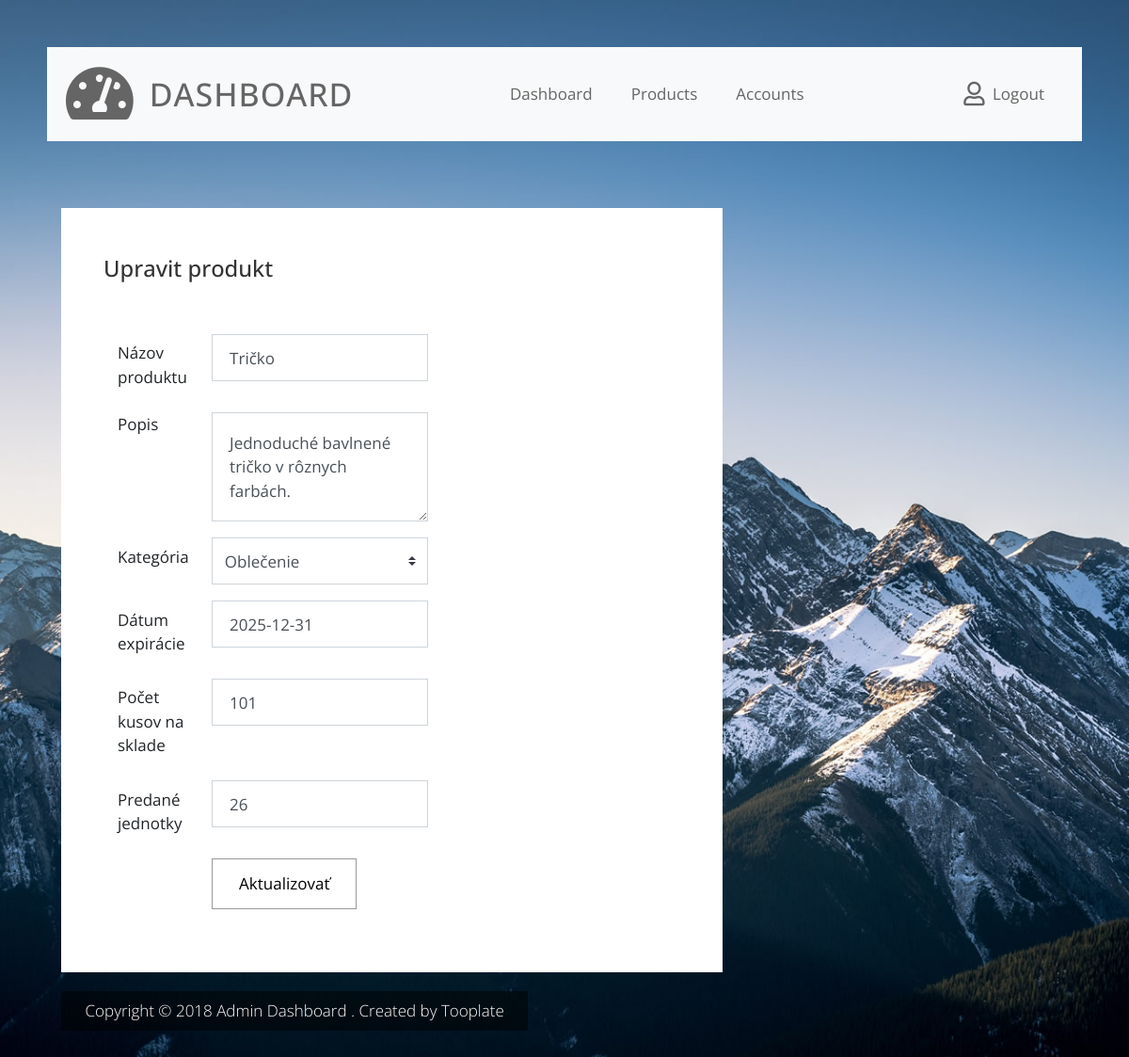
Page /projekt/edit-product.php?id=22 on the committed database.
### tables this page shows
CREATE TABLE `menu` (
  `id` int(11) NOT NULL,
  `name` varchar(255) NOT NULL,
  `url` varchar(255) NOT NULL
);

CREATE TABLE `products` (
  `id` int(11) NOT NULL,
  `product_name` varchar(255) NOT NULL,
  `category` varchar(255) NOT NULL,
  `description` text NOT NULL,
  `in_stock` int(11) NOT NULL,
  `units_sold` int(11) DEFAULT 0,
  `expire_date` date NOT NULL
);

### projekt/classes/Menu.php (called while the page is built, shortened)
<?php
include_once 'Db_connection.php';
class Menu
{
    private $menuData;
    private $dbConnection;
    public function __construct()
    {
        $this->dbConnection = new Db_connection();
        $this->loadData();
    }
    public function loadData()
    {
        $conn = $this->dbConnection->connect();
        if ($conn) {
            $sql = "SELECT name, url FROM menu";
            $result = $conn->query($sql);
            if ($result && $result->num_rows > 0) {
                $this->menuData = [];
                while ($row = $result->fetch_assoc()) {
                    $this->menuData[] = [
                        'name' => $row['name'],
                        'url' => $row['url']
                    ];
                }
            } else {
                $this->loadDataFromFile();
            }
        } else {
            $this->loadDataFromFile();
        }
    }
    public function getMenuData()
    {
        return $this->menuData;
    }
}
?>

### projekt/classes/Db_connection.php (called while the page is built, shortened)
<?php
class Db_connection {
    private $servername = "localhost";
    private $username = "root";
    private $password = "";
    private $dbname = "dashboard";
    public function connect() {
        $this->conn = new mysqli($this->servername, $this->username, $this->password, $this->dbname);
        return $this->conn;
    }
}
?>

### projekt/classes/Product.php (called while the page is built, shortened)
<?php
require_once 'Db_connection.php';
class Product {
    private $conn;
    public function __construct($dbConnection) {
        $this->conn = $dbConnection;
    }
    public function readOne($id) {
        $stmt = $this->conn->prepare("SELECT id, product_name, category, description, units_sold, in_stock, expire_date FROM products WHERE id = ?");
        $stmt->bind_param("i", $id);
        $stmt->execute();
        return $stmt->get_result()->fetch_assoc();
    }
}
?>

### projekt/edit-product.php (the view, shortened to what this page needs)
<?php
require_once 'classes/Db_connection.php';
require_once 'classes/Product.php';
if (isset($_GET['id'])) {
    $productId = $_GET['id'];
    $db = new Db_connection();
    $conn = $db->connect();
    $product = new Product($conn);
    $productData = $product->readOne($productId);
} else {
    echo "ID produktu chýba.";
    exit;
}
?>
<!DOCTYPE html>
<html lang="en">
<?php
include_once 'parts/head.php';
include_once 'parts/nav.php';
?>
<body class="bg02">
<div class="container">
    <div class="row">
        <div class="col-12">
        </div>
    </div>
    <div class="row tm-mt-big">
        <div class="col-xl-8 col-lg-10 col-md-12 col-sm-12">
            <div class="bg-white tm-block">
                <div class="row">
                    <div class="col-12">
                        <h2 class="tm-block-title d-inline-block">Upravit produkt</h2>
                    </div>
                </div>
                <div class="row mt-4 tm-edit-product-row">
                    <div class="col-xl-7 col-lg-7 col-md-12">
                        <form action="edit-product.php?id=<?php echo $productId; ?>" method="POST" class="tm-edit-product-form">
                            <div class="input-group mb-3">
                                <label for="name" class="col-xl-4 col-lg-4 col-md-4 col-sm-5 col-form-label">Názov produktu</label>
                                <input id="name" name="product_name" type="text" class="form-control validate col-xl-9 col-lg-8 col-md-8 col-sm-7" value="<?php echo htmlspecialchars($productData['product_name']); ?>" required>
                            </div>
                            <div class="input-group mb-3">
                                <label for="description" class="col-xl-4 col-lg-4 col-md-4 col-sm-5 mb-2">Popis</label>
                                <textarea class="form-control validate col-xl-9 col-lg-8 col-md-8 col-sm-7" name="description" rows="3" required><?php echo htmlspecialchars($productData['description']); ?></textarea>
                            </div>
                            <div class="input-group mb-3">
                                <label for="category" class="col-xl-4 col-lg-4 col-md-4 col-sm-5 col-form-label">Kategória</label>
                                <select class="custom-select col-xl-9 col-lg-8 col-md-8 col-sm-7" name="category" required>
                                    <option value="Oblečenie" <?php echo $productData['category'] == 'Oblečenie' ? 'selected' : ''; ?>>Oblečenie</option>
                                </select>
                            </div>
                            <div class="input-group mb-3">
                                <label for="expire_date" class="col-xl-4 col-lg-4 col-md-4 col-sm-5 col-form-label">Dátum expirácie</label>
                                <input id="expire_date" name="expire_date" type="text" class="form-control validate col-xl-9 col-lg-8 col-md-8 col-sm-7" value="<?php echo htmlspecialchars($productData['expire_date']); ?>" required>
                            </div>
                            <div class="input-group mb-3">
                                <label for="stock" class="col-xl-4 col-lg-4 col-md-4 col-sm-5 col-form-label">Počet kusov na sklade</label>
                                <input id="stock" name="in_stock" type="number" class="form-control validate col-xl-9 col-lg-8 col-md-7 col-sm-7" value="<?php echo htmlspecialchars($productData['in_stock']); ?>" required>
                            </div>
                            <div class="input-group mb-3">
                                <label for="units_sold" class="col-xl-4 col-lg-4 col-md-4 col-sm-5 col-form-label">Predané jednotky</label>
                                <input id="units_sold" name="units_sold" type="number" class="form-control validate col-xl-9 col-lg-8 col-md-7 col-sm-7" value="<?php echo htmlspecialchars($productData['units_sold']); ?>" required>
                            </div>
                            <div class="input-group mb-3">
                                <div class="ml-auto col-xl-8 col-lg-8 col-md-8 col-sm-7 pl-0">
                                    <button type="submit" class="btn btn-primary">Aktualizovať</button>
                                </div>
                            </div>
                        </form>
                    </div>
                </div>
            </div>
        </div>
    </div>
    <?php
    include_once 'parts/footer.php';
    ?>
</div>
</body>
</html>

### projekt/parts/nav.php (shortened to what this page needs)
<?php
include_once "classes/Menu.php";
$menu = new Menu();
$menuData = $menu->getMenuData();
?>
<nav class="navbar navbar-expand-xl navbar-light bg-light">
    <a class="navbar-brand" href="index.php">
        <i class="fas fa-3x fa-tachometer-alt tm-site-icon"></i>
        <h1 class="tm-site-title mb-0">Dashboard</h1>
    </a>
    <div class="collapse navbar-collapse" id="navbarSupportedContent">
        <ul class="navbar-nav mx-auto">
            <?php
            foreach ($menuData as $item) {
                echo '<li class="nav-item"><a class="nav-link" href="' . $item['url'] . '">' . $item['name'] . '</a></li>';
            }
            ?>
        </ul>
        <ul class="navbar-nav">
            <li class="nav-item">
                <a class="nav-link d-flex" href="login.php">
                    <i class="far fa-user mr-2 tm-logout-icon"></i>
                    <span>Logout</span>
                </a>
            </li>
        </ul>
    </div>
</nav>

### projekt/css/tooplate.css (style rules this page uses)
html { font-size: 17px; }
body { font-family: "Open Sans", Helvetica, Arial, sans-serif; overflow-x: hidden; }
body { background-image: url(../img/dash-bg-01.jpg); background-size: cover; background-repeat: no-repeat; background-position: center; background-attachment: fixed; padding-left: 50px; padding-right: 50px; }
.bg02 { background-image: url(../img/dash-bg-02.jpg); }
a { transition: all 0.3s ease; }
.navbar-brand { display: flex; align-items: center; }
.tm-site-icon { color: #656565; }
.tm-site-title { display: inline-block; text-transform: uppercase; font-size: 2rem; margin-left: 1rem; color: #656565; letter-spacing: 1px; }
.navbar { height: 100px; padding-left: 20px; padding-right: 20px; margin-top: 50px; }
.tm-logout-icon { font-size: 1.5em; }
.tm-mt-big { margin-top: 70px; }
.tm-block { padding: 50px 45px; }
.tm-block-title { font-size: 1.4rem; color: #333; margin-bottom: 30px; }
.navbar-light .navbar-nav .nav-link { color: #656565; }
.navbar-light .navbar-nav .nav-link, .dropdown-item { padding: 15px 20px; }
.nav-item { margin-right: 30px; }
.nav-item:last-child { margin-right: 0; }
.form-control { margin-bottom: 23px; padding: 19px 18px; border-radius: 0; height: 50px; }
label { margin-bottom: 18px; }
.btn { border-radius: 0; padding: 13px 28px; transition: all 0.2s ease; max-width: 100%; }
.btn-primary { background-color: transparent; color: black; border-color: #999999; }
.custom-select { height: 50px; border-radius: 0; }
@media (min-width: 1200px) { .container { max-width: 1630px; } }
@media (max-width: 1275px) and (min-width: 1200px) { .nav-item { margin-right: 15px; } }
@media (max-width: 1350px) { .nav-item { margin-right: 1px; } }

### rows in the picture
menu: name "Dashboard"
menu: name "Products"
menu: name "Accounts"
products: product_name "Tričko", description "Jednoduché bavlnené tričko v rôznych farbách.", category "Oblečenie", expire_date "2025-12-31", in_stock "101", units_sold "26"
